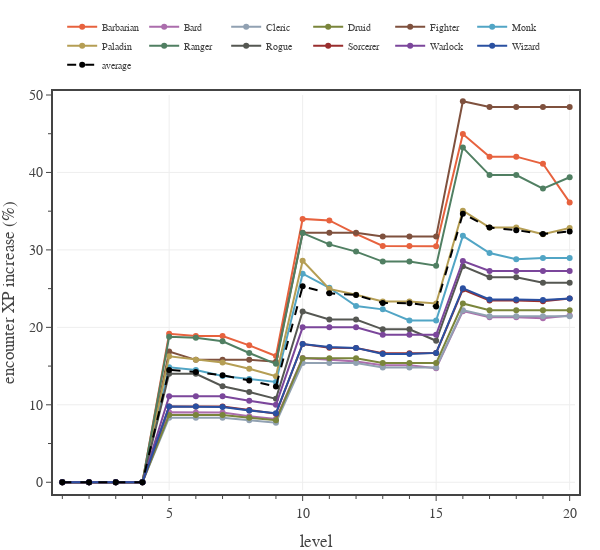

Source (notebook cell):
### Code cell
# Plots XP increase - high magic
encounter_difficulty = 'Medium'
pc_data_file = f'./pc data - BL {encounter_difficulty} 2 short rests.json'
with open(pc_data_file, 'r') as fin:
    pc_data0 = json.load(fin)

pc_data_file = f'./pc data - high magic {encounter_difficulty} 2 short rests.json'
with open(pc_data_file, 'r') as fin:
    pc_data1 = json.load(fin)

# create figure
fig = go.Figure(
    layout=go.Layout(
        template=TFB_TEMPLATE,
        xaxis=dict(
            title_text='level',
            range=[0.8, 20.2],
            tick0=0, dtick=5,
            minor=dict(tick0=0, dtick=1),
        ),
        yaxis=dict(
            fixedrange=False,
            title_text='encounter XP increase (%)',
            range=[-1, 50],
            tick0=0, dtick=10,
            minor=dict(tick0=0, dtick=5),
        ),
    )
)

# plot data
levels = np.array(range(1,21,1))
eXP0mean = np.zeros(20)
eXP1mean = np.zeros(20)
for pc in PC_CLASSES:
    eXP0 = np.array([x['encounter XP mean'] for x in pc_data0[pc]])
    eXP0mean += eXP0
    eXP1 = np.array([x['encounter XP mean'] for x in pc_data1[pc]])
    eXP1mean += eXP1

    fig.add_trace(go.Scatter(
        x=levels, 
        y=100*(eXP1/eXP0 - 1),
        mode='lines+markers', 
        line={'color': PC_CLASSES[pc]['color']},
        unselected=dict(marker=dict(opacity=0.0)),
        name=pc,
        hovertemplate=
            '<b>'+pc+'</b><br>'+
            'level %{x}<br>'+
            'XP increase %{y:.1f}'+
            '<extra></extra>'
    ))

fig.add_trace(go.Scatter(
    x=levels, 
    y=100*(eXP1mean/eXP0mean - 1),
    mode='lines+markers', 
    line=dict(color='black', dash='dash'),
    unselected=dict(marker=dict(opacity=0.0)),
    name='average',
    hovertemplate=
        '<b>Average</b><br>'+
        'level %{x}<br>'+
        'XP increase %{y:.1f}'+
        '<extra></extra>'
))

# show figure
fig.update_layout(width=600, height=550)
fig.show(config=TFB_CONFIG)

# save figures
if SAVEFIGS:
    fig.update_layout(autosize=True, width=None, height=None)
    save_fig_html(fig, format='large', name=f'./fig-encounter-xp-high-magic-large', style='aspect-ratio:600/550')
    save_fig_html(fig, format='small', name=f'./fig-encounter-xp-high-magic-small', style='aspect-ratio:600/600')

### Figure 1 — Plotly figure (JSON) as saved in the notebook; plotly's stock layout.template omitted (floating-point values rounded to 4 significant figures)
{"data": [{"hovertemplate": "<b>Barbarian</b><br>level %{x}<br>XP increase %{y:.1f}<extra></extra>", "line": {"color": "#E7623E"}, "mode": "lines+markers", "name": "Barbarian", "type": "scatter", "unselected": {"marker": {"opacity": 0}}, "x": [1, 2, 3, 4, 5, 6, 7, 8, 9, 10, 11, 12, 13, 14, 15, 16, 17, 18, 19, 20], "y": [0, 0, 0, 0, 19.17, 18.88, 18.88, 17.68, 16.3, 34.0, 33.81, 32.07, 30.5, 30.5, 30.48, 44.97, 42.04, 42.04, 41.12, 36.13]}, {"hovertemplate": "<b>Bard</b><br>level %{x}<br>XP increase %{y:.1f}<extra></extra>", "line": {"color": "#AB6DAC"}, "mode": "lines+markers", "name": "Bard", "type": "scatter", "unselected": {"marker": {"opacity": 0}}, "x": [1, 2, 3, 4, 5, 6, 7, 8, 9, 10, 11, 12, 13, 14, 15, 16, 17, 18, 19, 20], "y": [0, 0, 0, 0, 9.032, 9.009, 9.009, 8.511, 8.163, 16.06, 15.84, 15.6, 15.09, 15.09, 14.73, 22.09, 21.31, 21.31, 21.18, 21.54]}, {"hovertemplate": "<b>Cleric</b><br>level %{x}<br>XP increase %{y:.1f}<extra></extra>", "line": {"color": "#91A1B2"}, "mode": "lines+markers", "name": "Cleric", "type": "scatter", "unselected": {"marker": {"opacity": 0}}, "x": [1, 2, 3, 4, 5, 6, 7, 8, 9, 10, 11, 12, 13, 14, 15, 16, 17, 18, 19, 20], "y": [0, 0, 0, 0, 8.333, 8.333, 8.333, 8.0, 7.692, 15.38, 15.38, 15.38, 14.81, 14.81, 14.81, 22.22, 21.43, 21.43, 21.43, 21.43]}, {"hovertemplate": "<b>Druid</b><br>level %{x}<br>XP increase %{y:.1f}<extra></extra>", "line": {"color": "#7A853B"}, "mode": "lines+markers", "name": "Druid", "type": "scatter", "unselected": {"marker": {"opacity": 0}}, "x": [1, 2, 3, 4, 5, 6, 7, 8, 9, 10, 11, 12, 13, 14, 15, 16, 17, 18, 19, 20], "y": [0, 0, 0, 0, 8.696, 8.696, 8.696, 8.333, 8.0, 16.0, 16.0, 16.0, 15.38, 15.38, 15.38, 23.08, 22.22, 22.22, 22.22, 22.22]}, {"hovertemplate": "<b>Fighter</b><br>level %{x}<br>XP increase %{y:.1f}<extra></extra>", "line": {"color": "#7F513E"}, "mode": "lines+markers", "name": "Fighter", "type": "scatter", "unselected": {"marker": {"opacity": 0}}, "x": [1, 2, 3, 4, 5, 6, 7, 8, 9, 10, 11, 12, 13, 14, 15, 16, 17, 18, 19, 20], "y": [0, 0, 0, 0, 16.88, 15.8, 15.8, 15.8, 15.56, 32.22, 32.22, 32.22, 31.72, 31.72, 31.72, 49.19, 48.44, 48.44, 48.44, 48.44]}, {"hovertemplate": "<b>Monk</b><br>level %{x}<br>XP increase %{y:.1f}<extra></extra>", "line": {"color": "#51A5C5"}, "mode": "lines+markers", "name": "Monk", "type": "scatter", "unselected": {"marker": {"opacity": 0}}, "x": [1, 2, 3, 4, 5, 6, 7, 8, 9, 10, 11, 12, 13, 14, 15, 16, 17, 18, 19, 20], "y": [0, 0, 0, 0, 14.85, 14.49, 13.72, 13.32, 12.95, 26.92, 25.11, 22.74, 22.32, 20.89, 20.89, 31.81, 29.59, 28.79, 28.94, 28.94]}, {"hovertemplate": "<b>Paladin</b><br>level %{x}<br>XP increase %{y:.1f}<extra></extra>", "line": {"color": "#B59E54"}, "mode": "lines+markers", "name": "Paladin", "type": "scatter", "unselected": {"marker": {"opacity": 0}}, "x": [1, 2, 3, 4, 5, 6, 7, 8, 9, 10, 11, 12, 13, 14, 15, 16, 17, 18, 19, 20], "y": [0, 0, 0, 0, 16.25, 15.82, 15.45, 14.65, 13.68, 28.6, 24.97, 24.22, 23.33, 23.33, 23.09, 35.07, 32.89, 32.89, 32.01, 32.84]}, {"hovertemplate": "<b>Ranger</b><br>level %{x}<br>XP increase %{y:.1f}<extra></extra>", "line": {"color": "#507F62"}, "mode": "lines+markers", "name": "Ranger", "type": "scatter", "unselected": {"marker": {"opacity": 0}}, "x": [1, 2, 3, 4, 5, 6, 7, 8, 9, 10, 11, 12, 13, 14, 15, 16, 17, 18, 19, 20], "y": [0, 0, 0, 0, 18.77, 18.67, 18.21, 16.69, 15.29, 32.17, 30.72, 29.78, 28.49, 28.49, 27.96, 43.21, 39.65, 39.65, 37.91, 39.38]}, {"hovertemplate": "<b>Rogue</b><br>level %{x}<br>XP increase %{y:.1f}<extra></extra>", "line": {"color": "#555752"}, "mode": "lines+markers", "name": "Rogue", "type": "scatter", "unselected": {"marker": {"opacity": 0}}, "x": [1, 2, 3, 4, 5, 6, 7, 8, 9, 10, 11, 12, 13, 14, 15, 16, 17, 18, 19, 20], "y": [0, 0, 0, 0, 14.0, 14.0, 12.4, 11.65, 10.77, 22.05, 21.02, 21.02, 19.75, 19.75, 18.26, 27.9, 26.47, 26.47, 25.76, 25.76]}, {"hovertemplate": "<b>Sorcerer</b><br>level %{x}<br>XP increase %{y:.1f}<extra></extra>", "line": {"color": "#992E2E"}, "mode": "lines+markers", "name": "Sorcerer", "type": "scatter", "unselected": {"marker": {"opacity": 0}}, "x": [1, 2, 3, 4, 5, 6, 7, 8, 9, 10, 11, 12, 13, 14, 15, 16, 17, 18, 19, 20], "y": [0, 0, 0, 0, 9.79, 9.78, 9.78, 9.324, 8.85, 17.85, 17.35, 17.35, 16.67, 16.67, 16.7, 24.89, 23.46, 23.46, 23.38, 23.73]}, {"hovertemplate": "<b>Warlock</b><br>level %{x}<br>XP increase %{y:.1f}<extra></extra>", "line": {"color": "#7B469B"}, "mode": "lines+markers", "name": "Warlock", "type": "scatter", "unselected": {"marker": {"opacity": 0}}, "x": [1, 2, 3, 4, 5, 6, 7, 8, 9, 10, 11, 12, 13, 14, 15, 16, 17, 18, 19, 20], "y": [0, 0, 0, 0, 11.11, 11.11, 11.11, 10.53, 10.0, 20.0, 20.0, 20.0, 19.05, 19.05, 19.05, 28.57, 27.27, 27.27, 27.27, 27.27]}, {"hovertemplate": "<b>Wizard</b><br>level %{x}<br>XP increase %{y:.1f}<extra></extra>", "line": {"color": "#2A50A1"}, "mode": "lines+markers", "name": "Wizard", "type": "scatter", "unselected": {"marker": {"opacity": 0}}, "x": [1, 2, 3, 4, 5, 6, 7, 8, 9, 10, 11, 12, 13, 14, 15, 16, 17, 18, 19, 20], "y": [0, 0, 0, 0, 9.79, 9.78, 9.709, 9.259, 8.909, 17.85, 17.47, 17.35, 16.55, 16.55, 16.7, 25.05, 23.6, 23.6, 23.53, 23.73]}, {"hovertemplate": "<b>Average</b><br>level %{x}<br>XP increase %{y:.1f}<extra></extra>", "line": {"color": "black", "dash": "dash"}, "mode": "lines+markers", "name": "average", "type": "scatter", "unselected": {"marker": {"opacity": 0}}, "x": [1, 2, 3, 4, 5, 6, 7, 8, 9, 10, 11, 12, 13, 14, 15, 16, 17, 18, 19, 20], "y": [0, 0, 0, 0, 14.51, 14.22, 13.82, 13.15, 12.35, 25.3, 24.4, 24.17, 23.14, 23.12, 22.7, 34.68, 32.89, 32.55, 32.04, 32.39]}], "layout": {"height": 550, "width": 600, "xaxis": {"dtick": 5, "minor": {"dtick": 1, "tick0": 0}, "range": [0.8, 20.2], "tick0": 0, "title": {"text": "level"}}, "yaxis": {"dtick": 10, "fixedrange": false, "minor": {"dtick": 5, "tick0": 0}, "range": [-1, 50], "tick0": 0, "title": {"text": "encounter XP increase (%)"}}}}
